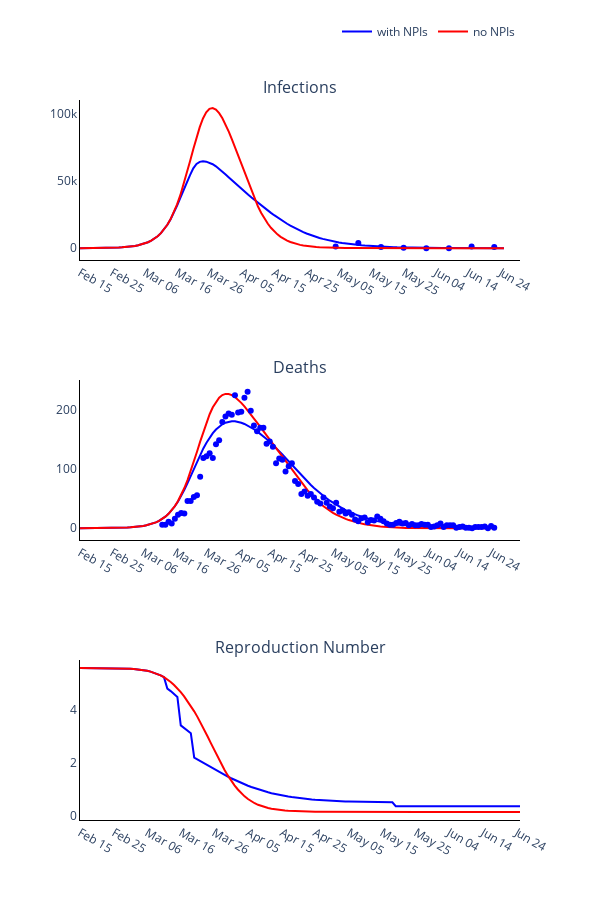

Notebook code cell kept with this figure:
### Markdown cell above
### Plot observed versus predicted using model with optimised parameters

### Code cell
# Trace names - represent the solver used for the simulation
trace_name = ['with NPIs', 'no NPIs']
titles = ['Infections', 'Deaths', 'Reproduction Number']

fig = go.Figure()
fig = make_subplots(rows=len(titles), cols=1, subplot_titles=tuple(titles), horizontal_spacing = 0.15)

# Plot (continuous predicted timeline and pointwise observed numbers each day)
for r, region in enumerate(regions):
    # Plot of infections
    fig.add_trace(
        go.Scatter(
            x=times,
            y=new_infec_pred[r].tolist(),
            mode='lines',
            name=trace_name[0],
            line_color=colours[r]
        ),
        row= 1,
        col= 1
    )

    fig.add_trace(
        go.Scatter(
            x=serology_times,
            y=np.sum(np.multiply(np.nan_to_num(np.divide(positives_data[r], tests[r])), susceptibles[r]), axis=1).tolist(),
            mode='markers',
            name=trace_name[r],
            showlegend=False,
            line_color=colours[r]
        ),
        row= 1,
        col= 1
    )

    fig.add_trace(
        go.Scatter(
            x=times,
            y=new_infec_pred_fix[r].tolist(),
            mode='lines',
            name=trace_name[1],
            line_color='red'
        ),
        row= 1,
        col= 1
    )

    # Plot deaths
    fig.add_trace(
        go.Scatter(
            x=times,
            y=deaths_pred[r].tolist(),
            mode='lines',
            name=trace_name[0],
            showlegend=False,
            line_color=colours[r]
        ),
        row= 2,
        col= 1
    )

    fig.add_trace(
        go.Scatter(
            x=times,
            y=deaths_pred_fix[r].tolist(),
            mode='lines',
            name=trace_name[1],
            showlegend=False,
            line_color='red'
        ),
        row= 2,
        col= 1
    )

    fig.add_trace(
        go.Scatter(
            x=deaths_times,
            y=np.sum(deaths_data[r], axis=1).tolist(),
            mode='markers',
            name=trace_name[r],
            showlegend=False,
            line_color=colours[r]
        ),
        row= 2,
        col= 1
    )

    # Plot reproduction number
    fig.add_trace(
       go.Scatter(
           x=times,
           y=reprod_num_pred[r].tolist(),
           mode='lines',
           name=trace_name[0],
           showlegend=False,
           line_color=colours[r]
       ),
       row= 3,
       col= 1
    )

    fig.add_trace(
       go.Scatter(
           x=times,
           y=reprod_num_pred_fix[r].tolist(),
           mode='lines',
           name=trace_name[1],
           showlegend=False,
           line_color='red'
       ),
       row= 3,
       col= 1
    )

# Add axis labels
fig.update_layout(
    width=600, 
    height=900,
    plot_bgcolor='white',
    xaxis=dict(
        linecolor='black',
        tickvals=np.arange(1, total_days, 10).tolist(),
        ticktext=['Feb 15', 'Feb 25', 'Mar 06', 'Mar 16', 'Mar 26', 'Apr 05', 'Apr 15', 'Apr 25', 'May 05', 'May 15', 'May 25', 'Jun 04', 'Jun 14', 'Jun 24']),
    yaxis=dict(linecolor='black'),
    xaxis2=dict(
        linecolor='black',
        tickvals=np.arange(1, total_days, 10).tolist(),
        ticktext=['Feb 15', 'Feb 25', 'Mar 06', 'Mar 16', 'Mar 26', 'Apr 05', 'Apr 15', 'Apr 25', 'May 05', 'May 15', 'May 25', 'Jun 04', 'Jun 14', 'Jun 24']),
    yaxis2=dict(linecolor='black'),
    xaxis3=dict(
        linecolor='black',
        tickvals=np.arange(1, total_days, 10).tolist(),
        ticktext=['Feb 15', 'Feb 25', 'Mar 06', 'Mar 16', 'Mar 26', 'Apr 05', 'Apr 15', 'Apr 25', 'May 05', 'May 15', 'May 25', 'Jun 04', 'Jun 14', 'Jun 24']),
    yaxis3=dict(linecolor='black'),
    legend=dict(
        orientation='h',
        yanchor="bottom",
        y=1.075,
        xanchor="right",
        x=1)
    )

# fig.write_image('images/Figure-3-optimisation-NoHousehold increase.pdf')
fig.write_image('images/Figure-3-optimisation.pdf')
fig.show()

### Figure 1 — Plotly figure (JSON) as saved in the notebook; plotly's stock layout.template omitted (floating-point values rounded to 4 significant figures; data arrays with more than 128 entries replaced by an {"elided": "..."} marker saying what was removed)
{"data": [{"line": {"color": "blue"}, "mode": "lines", "name": "with NPIs", "type": "scatter", "x": {"elided": "132 int values"}, "xaxis": "x", "y": {"elided": "132 float values"}, "yaxis": "y"}, {"line": {"color": "blue"}, "mode": "markers", "name": "with NPIs", "showlegend": false, "type": "scatter", "x": [80, 87, 94, 101, 108, 115, 122, 129], "xaxis": "x", "y": [1324.0, 3902.0, 1017.0, 372.9, 0, 0, 1378.0, 997.1, 982, 818.3, 241.0, 240.6, 0, 0, 827.9, 1296.0, 0, 1934.0, 2575.0, 2745.0, 709.9, 3286.0, 7272.0, 5684.0, 3567.0, 0, 6016.0, 7705.0, 8541.0, 0, 19160.0, 16580.0, 16990.0, 4429.0, 3429.0, 3375.0, 2405.0, 1205.0, 725.3, 1277.0, 6202.0, 998.6, 527.7, 1008.0, 0, 669.5, 446.0, 1265.0, 739.8, 6587.0, 6924.0, 5566.0, 3583.0], "yaxis": "y"}, {"line": {"color": "red"}, "mode": "lines", "name": "no NPIs", "type": "scatter", "x": {"elided": "132 int values"}, "xaxis": "x", "y": {"elided": "132 float values"}, "yaxis": "y"}, {"line": {"color": "blue"}, "mode": "lines", "name": "with NPIs", "showlegend": false, "type": "scatter", "x": {"elided": "132 int values"}, "xaxis": "x2", "y": {"elided": "132 float values"}, "yaxis": "y2"}, {"line": {"color": "red"}, "mode": "lines", "name": "no NPIs", "showlegend": false, "type": "scatter", "x": {"elided": "132 int values"}, "xaxis": "x2", "y": {"elided": "132 float values"}, "yaxis": "y2"}, {"line": {"color": "blue"}, "mode": "markers", "name": "with NPIs", "showlegend": false, "type": "scatter", "x": [27, 28, 29, 30, 31, 32, 33, 34, 35, 36, 37, 38, 39, 40, 41, 42, 43, 44, 45, 46, 47, 48, 49, 50, 51, 52, 53, 54, 55, 56, 57, 58, 59, 60, 61, 62, 63, 64, 65, 66, 67, 68, 69, 70, 71, 72, 73, 74, 75, 76, 77, 78, 79, 80, 81, 82, 83, 84, 85, 86, 87, 88, 89, 90, 91, 92, 93, 94, 95, 96, 97, 98, 99, 100, 101, 102, 103, 104, 105, 106, 107, 108, 109, 110, 111, 112, 113, 114, 115, 116, 117, 118, 119, 120, 121, 122, 123, 124, 125, 126, 127, 128, 129, 130, 131, 132], "xaxis": "x2", "y": {"elided": "471 int values"}, "yaxis": "y2"}, {"line": {"color": "blue"}, "mode": "lines", "name": "with NPIs", "showlegend": false, "type": "scatter", "x": {"elided": "132 int values"}, "xaxis": "x3", "y": {"elided": "132 float values"}, "yaxis": "y3"}, {"line": {"color": "red"}, "mode": "lines", "name": "no NPIs", "showlegend": false, "type": "scatter", "x": {"elided": "132 int values"}, "xaxis": "x3", "y": {"elided": "132 float values"}, "yaxis": "y3"}], "layout": {"annotations": [{"font": {"size": 16}, "showarrow": false, "text": "Infections", "x": 0.5, "xanchor": "center", "xref": "paper", "y": 1, "yanchor": "bottom", "yref": "paper"}, {"font": {"size": 16}, "showarrow": false, "text": "Deaths", "x": 0.5, "xanchor": "center", "xref": "paper", "y": 0.6111, "yanchor": "bottom", "yref": "paper"}, {"font": {"size": 16}, "showarrow": false, "text": "Reproduction Number", "x": 0.5, "xanchor": "center", "xref": "paper", "y": 0.2222, "yanchor": "bottom", "yref": "paper"}], "height": 900, "legend": {"orientation": "h", "x": 1, "xanchor": "right", "y": 1.075, "yanchor": "bottom"}, "plot_bgcolor": "white", "width": 600, "xaxis": {"anchor": "y", "domain": [0, 1], "linecolor": "black", "ticktext": ["Feb 15", "Feb 25", "Mar 06", "Mar 16", "Mar 26", "Apr 05", "Apr 15", "Apr 25", "May 05", "May 15", "May 25", "Jun 04", "Jun 14", "Jun 24"], "tickvals": [1, 11, 21, 31, 41, 51, 61, 71, 81, 91, 101, 111, 121, 131]}, "xaxis2": {"anchor": "y2", "domain": [0, 1], "linecolor": "black", "ticktext": ["Feb 15", "Feb 25", "Mar 06", "Mar 16", "Mar 26", "Apr 05", "Apr 15", "Apr 25", "May 05", "May 15", "May 25", "Jun 04", "Jun 14", "Jun 24"], "tickvals": [1, 11, 21, 31, 41, 51, 61, 71, 81, 91, 101, 111, 121, 131]}, "xaxis3": {"anchor": "y3", "domain": [0, 1], "linecolor": "black", "ticktext": ["Feb 15", "Feb 25", "Mar 06", "Mar 16", "Mar 26", "Apr 05", "Apr 15", "Apr 25", "May 05", "May 15", "May 25", "Jun 04", "Jun 14", "Jun 24"], "tickvals": [1, 11, 21, 31, 41, 51, 61, 71, 81, 91, 101, 111, 121, 131]}, "yaxis": {"anchor": "x", "domain": [0.7778, 1], "linecolor": "black"}, "yaxis2": {"anchor": "x2", "domain": [0.3889, 0.6111], "linecolor": "black"}, "yaxis3": {"anchor": "x3", "domain": [0, 0.2222], "linecolor": "black"}}}
